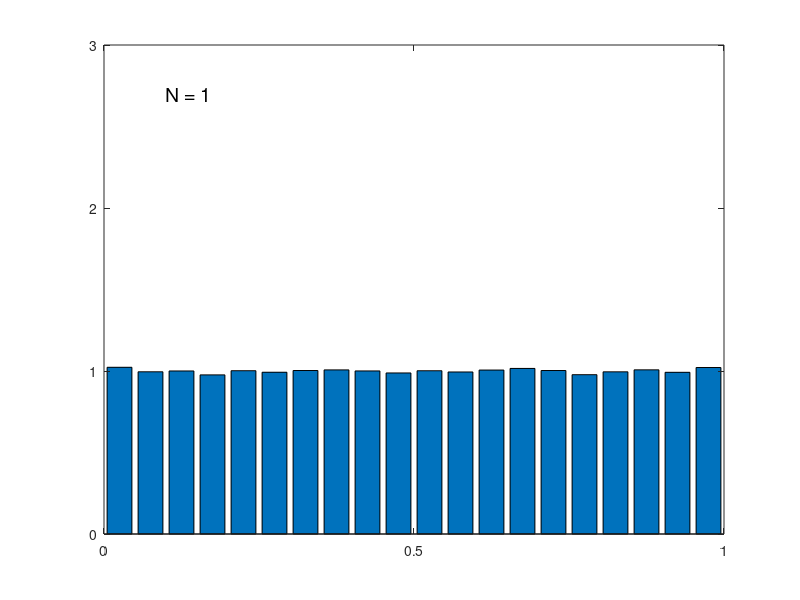

Here is the MATLAB script that generated this plot: (Note: this script raises an error after producing the figure.)
% Demonstration of the Central Limit Theorem, based on Bishop 2.6
% Written by Matthew Dunham
function centralLimitDemo


samples = 100000;
bins = 20;
N = [1 2 10];
for i=1:length(N)
   figure(i);
   convolutionHist(N(i),samples,bins);
   printPmtkFigure(sprintf('clt%d.pdf', N(i)));
end

%%
%Plot a normalized histogram of 'N' i.i.d. standard uniform samples of size
%'sampleSize' using the specified number of bins. 
function convolutionHist(N,sampleSize,bins)
X = mean(rand(sampleSize,N),2);
[counts binLocations] = hist(X,bins);
counts = counts / (sampleSize/bins); %Normalize counts
bar(binLocations,counts);
axis([0 1 0 3])
set(gca,'XTick',[0 0.5 1]);
set(gca,'YTick',0:3);
text(0.1,2.7,['N = ',num2str(N)],'FontSize',14);
end
end
